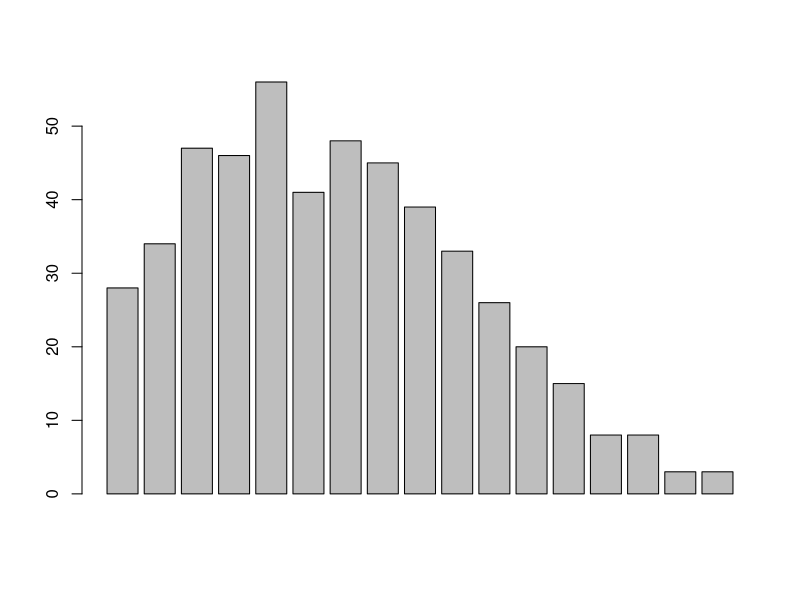

The R script that drew this image:
## ---- chunk 1
knitr::opts_chunk$set(echo = TRUE)
set.seed(123)
## ---- chunk 2
nr=50
m=500
k=10
n=16
alpha=2
beta=4
lambda=16
maxn=24
h=rep(0, n+1)
for (i in 1:m)
{
  pi=runif(1)
  for (j in 1:k)
  {
    y=rbinom(1, n, pi)
    newalpha=y+alpha
    newbeta=n-y+beta
    pi=rbeta(1, newalpha, newbeta) # take the final value 
  }
  for (t in 0:n)
  {
    if (t==y)
    h[t+1]=h[t+1]+1
  }
}
barplot(h)
## ---- chunk 3
N=10000
burnin=1000
k=10
y=c(5,1,5,14, 3, 19, 1, 1, 4, 22)
t=c(94.320, 15.720, 62.880, 125.760, 5.240, 31.440, 1.048, 1.048, 2.096, 10.480)
r=y/t
U=1
rho=0.2
nu=1.4
S=rep(NA, N)
S[1]=2
theta=matrix(NA, nrow=N, ncol=k)
theta[1,]=rep(1, k)
for (j in 2:N) 
  {
   for (i in 1:k)
      theta[j,i]=(S[j-1]+2*t[i])^{-1}*rchisq(1, nu+2*y[i])
   S[j]=(U+sum(theta[j,]))^{-1}*rchisq(1, rho+k*nu)
}
Strunc=S[burnin:N]
thetatrunc=theta[burnin:N,]
thetamean=apply(thetatrunc, 2, mean)
thetasd=apply(thetatrunc, 2, sd)
thetastats=cbind(thetamean, thetasd)
colnames(thetastats)=c("mean", "sd")
print(thetastats)
